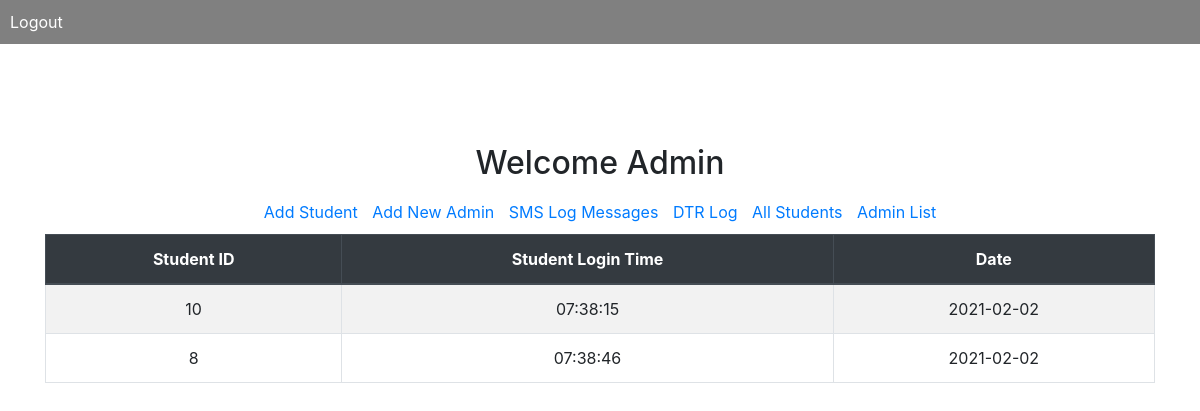
The app's page /admin/attendance.php (signed in) with its own data.
### tables this page shows
CREATE TABLE `attendance` (
  `StudentID` int(11) NOT NULL,
  `LoginTime` time NOT NULL,
  `Date` date NOT NULL
);

### admin/attendance.php (the view, shortened to what this page needs)
<!DOCTYPE html>
<html lang="en">
<head>
  <?php include('includes/head.php'); ?>
</head>
<body>
   <header>
     <?php
        include('includes/nav.php');
      ?>
   </header>
   <section>
     <div class="admin_homepage">
       <h2>Welcome Admin</h2>
       <?php
          include('includes/task.php');
       ?>
       <div class="container">
       <table class="table table-striped table-hover table-bordered">
         <thead class="thead-dark">
            <tr>
              <th>Student ID</th>
              <th>Student Login Time</th>
              <th>Date</th>
            </tr>
         </thead>
         <tbody>
           <?php
             include 'database.php';
             $query = "select * from attendance";
             $result = mysqli_query($connection, $query);
             if(mysqli_num_rows($result) > 0){
             while($row = mysqli_fetch_array($result) ){
        echo  "<tr>";
        echo     "<td>".$row["StudentID"]."</td>";
        echo     "<td>".$row["LoginTime"]."</td>";
        echo     "<td>".$row["Date"]."</td>";
        echo   "</tr>";
             }
           }
           ?>
       </div>
     </div>
   </section>
</body>
</html>

### assets/css/style.css (style rules this page uses)
* { margin: 0; padding: 0; -webkit-box-sizing: border-box; box-sizing: border-box; }
section { position: relative; }
.admin_homepage { text-align: center; position: absolute; top:0; left: 50%; transform: translate(-50%, 25%); width: 100%; height: 50vh; }

### records on screen
attendance: StudentID "10", LoginTime "07:38:15", Date "2021-02-02"
attendance: StudentID "8", LoginTime "07:38:46", Date "2021-02-02"
